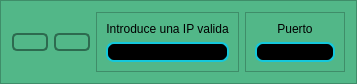
                  <widget class="QFrame" name="frame_5">
                   <property name="maximumSize">
                    <size>
                     <width>16777215</width>
                     <height>80</height>
                    </size>
                   </property>
                   <property name="styleSheet">
                    <string notr="true">QFrame{
background-color: rgb(82,183,136);
}

QPushButton{
font: 87 12pt &quot;Arial Black&quot;;
background-color: #000000ff;
color: rgb(20,200,220);
border-radius: 5px;
border: 2px solid rgb(45,106,79);
}

QPushButton:hover{
background-color: black;
}</string>
                   </property>
                   <property name="frameShape">
                    <enum>QFrame::StyledPanel</enum>
                   </property>
                   <property name="frameShadow">
                    <enum>QFrame::Raised</enum>
                   </property>
                   <layout class="QHBoxLayout" name="horizontalLayout_5">
                    <item>
                     <widget class="QPushButton" name="bt_menu_iz">
                      <property name="text">
                       <string/>
                      </property>
                      <property name="icon">
                       <iconset>
                        <normaloff>Imagenes/izquierda.png</normaloff>Imagenes/izquierda.png</iconset>
                      </property>
                      <property name="iconSize">
                       <size>
                        <width>32</width>
                        <height>32</height>
                       </size>
                      </property>
                     </widget>
                    </item>
                    <item>
                     <widget class="QPushButton" name="bt_menu_dr">
                      <property name="text">
                       <string/>
                      </property>
                      <property name="icon">
                       <iconset>
                        <normaloff>Imagenes/derecha.png</normaloff>Imagenes/derecha.png</iconset>
                      </property>
                      <property name="iconSize">
                       <size>
                        <width>32</width>
                        <height>32</height>
                       </size>
                      </property>
                     </widget>
                    </item>
                    <item>
                     <widget class="QFrame" name="frame_9">
                      <property name="styleSheet">
                       <string notr="true"/>
                      </property>
                      <property name="frameShape">
                       <enum>QFrame::StyledPanel</enum>
                      </property>
                      <property name="frameShadow">
                       <enum>QFrame::Raised</enum>
                      </property>
                      <layout class="QVBoxLayout" name="verticalLayout_5">
                       <item>
                        <widget class="QLabel" name="label_5">
                         <property name="text">
                          <string>Introduce una IP valida</string>
                         </property>
                         <property name="alignment">
                          <set>Qt::AlignCenter</set>
                         </property>
                        </widget>
                       </item>
                       <item>
                        <widget class="QLineEdit" name="lineIP">
                         <property name="styleSheet">
                          <string notr="true">
QLineEdit{
border: 2px solid #14c8dc;
border-radius: 8px;
color: rgb(255,255,255);
background-color: rgb(0,0,0);
font: 75 12pt &quot;Times New Roman&quot;;
}</string>
                         </property>
                         <property name="alignment">
                          <set>Qt::AlignCenter</set>
                         </property>
                        </widget>
                       </item>
                      </layout>
                     </widget>
                    </item>
                    <item>
                     <widget class="QFrame" name="frame_8">
                      <property name="maximumSize">
                       <size>
                        <width>100</width>
                        <height>16777215</height>
                       </size>
                      </property>
                      <property name="styleSheet">
                       <string notr="true"/>
                      </property>
                      <property name="frameShape">
                       <enum>QFrame::StyledPanel</enum>
                      </property>
                      <property name="frameShadow">
                       <enum>QFrame::Raised</enum>
                      </property>
                      <layout class="QVBoxLayout" name="verticalLayout_4">
                       <item>
                        <widget class="QLabel" name="label_3">
                         <property name="text">
                          <string>Puerto</string>
                         </property>
                         <property name="alignment">
                          <set>Qt::AlignCenter</set>
                         </property>
                        </widget>
                       </item>
                       <item>
                        <widget class="QLineEdit" name="linePUERTO">
                         <property name="styleSheet">
                          <string notr="true">
QLineEdit{
border: 2px solid #14c8dc;
border-radius: 8px;
color: rgb(255,255,255);
background-color: rgb(0,0,0);
font: 75 12pt &quot;Times New Roman&quot;;
}</string>
                         </property>
                         <property name="alignment">
                          <set>Qt::AlignCenter</set>
                         </property>
                        </widget>
                       </item>
                      </layout>
                     </widget>
                    </item>
                   </layout>
                  </widget>
